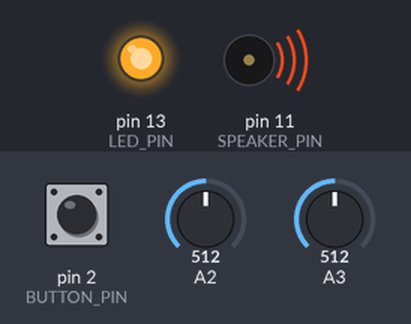
This sketch was run on a simulated Arduino Uno, built with avr-gcc and run on an emulated ATmega328P. Parts: output pins drawn as LEDs (lit = HIGH), buzzer (waves = sounding). Dashed ring = blinking. The inputs (shaded band) are chosen by the test bench; at power-on: pin 2 (BUTTON_PIN) HIGH, A3 = 512, A2 = 512. Random numbers use the default seed unless the sketch sets one.

Above: at 1.2 s.
1.3 s: pin 2 (BUTTON_PIN) pulled LOW for 0.15 s
At 2.9 s:
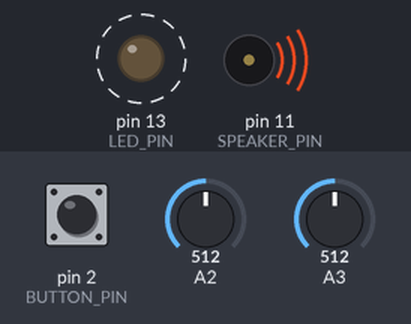
4.4 s: A3 set to 900
7.4 s: pin 2 (BUTTON_PIN) pulled LOW for 1 s
At 9.5 s:
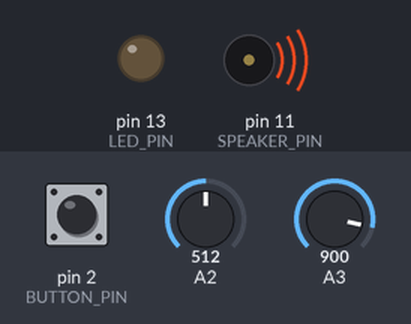
Timing chart, 0 to 16.4 s (numbered marks = the images above; inputs shaded):
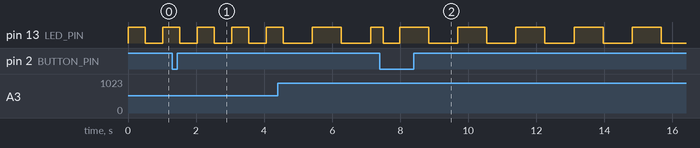

Measured:
- by itself, pin 13 (LED_PIN): repeats every 1.7 s: HIGH 0.85 s, LOW 0.85 s

The sketch:

Raindrops_Ping_v.03_better_button.ino
```cpp
#define SAMPLE_RATE 22050
#define LED_PIN     13
#define LED_PORT    PORTB
#define LED_BIT     5
#define SPEAKER_PIN 11
#define BUTTON_PIN  2    // Button pin

uint8_t out;
int16_t lp1, lp2, bp2, lowns, sah, rndm, lfrt;
uint16_t phase = 0;
uint16_t coarsePitch = 1;
float finePitch = 0.0;
bool funMode = false;     // Track which mode we're in
bool lastButtonState = HIGH;
bool buttonState;
unsigned long lastDebounceTime = 0;
unsigned long debounceDelay = 50;    // Debounce time in milliseconds


ISR(TIMER1_COMPA_vect) {

    // Use a knob to control the rhythm (lfrt reset value)
    uint16_t rhythmControl = map(analogRead(3), 0, 1023, 100, 2000);

    // Use pot to control the pitch (phase increment)
    coarsePitch = map(analogRead(2), 0, 1023, 25, 1000);
    finePitch = coarsePitch / 100.0;

    rndm = rand();

    if (lfrt-- == 0) {
        lfrt = rhythmControl;
        sah = rndm;
        LED_PORT ^= 1 << LED_BIT;
    }

    // Mix oscillator with noise for interesting textures
    bp2 = (sah/4 - bp2/32 - lp2) / finePitch + bp2; //finally!

 // Switch between modes based on button state
    if (funMode) {
        lp2 = bp2/2 + lp2 + sah;  // Fun mode
    } else {
        lp2 = bp2/2 + lp2;        // Normal mode
    }

    lowns += (rndm-lowns) / 64;
    lp1 += (rndm/32 - lp1) / 32;

    // Emphasize the sample-and-hold effect
    int16_t burst = (sah - 16384) / 128;

    // Mix everything together
    out = 128 + ((bp2/2 + burst + lowns/64 + lp1/64) / 32);

    OCR2A = 0xff & out;
}

void startPlayback()
{
    pinMode(SPEAKER_PIN, OUTPUT);
    pinMode(LED_PIN, OUTPUT);

    // Use internal clock (datasheet p.160)
    ASSR &= ~(_BV(EXCLK) | _BV(AS2));

    // Set fast PWM mode  (p.157)
    TCCR2A |= _BV(WGM21) | _BV(WGM20);
    TCCR2B &= ~_BV(WGM22);

    // Do non-inverting PWM on pin OC2A (p.155)
    // On the Arduino this is pin 11.
    TCCR2A = (TCCR2A | _BV(COM2A1)) & ~_BV(COM2A0);
    TCCR2A &= ~(_BV(COM2B1) | _BV(COM2B0));
    // No prescaler (p.158)
    TCCR2B = (TCCR2B & ~(_BV(CS12) | _BV(CS11))) | _BV(CS10);

    // Set initial pulse width to the first sample.
    OCR2A = 0;

    // Set up Timer 1 to send a sample every interrupt.
    cli();

    // Set CTC mode (Clear Timer on Compare Match) (p.133)
    // Have to set OCR1A *after*, otherwise it gets reset to 0!
    TCCR1B = (TCCR1B & ~_BV(WGM13)) | _BV(WGM12);
    TCCR1A = TCCR1A & ~(_BV(WGM11) | _BV(WGM10));

    // No prescaler (p.134)
    TCCR1B = (TCCR1B & ~(_BV(CS12) | _BV(CS11))) | _BV(CS10);

    // Set the compare register (OCR1A).
    // OCR1A is a 16-bit register, so we have to do this with
    // interrupts disabled to be safe.
    OCR1A = F_CPU / SAMPLE_RATE;    // 16e6 / 8000 = 2000

    // Enable interrupt when TCNT1 == OCR1A (p.136)
    TIMSK1 |= _BV(OCIE1A);

    sei();
}

void stopPlayback()
{
    // Disable playback per-sample interrupt.
    TIMSK1 &= ~_BV(OCIE1A);

    // Disable the per-sample timer completely.
    TCCR1B &= ~_BV(CS10);

    // Disable the PWM timer.
    TCCR2B &= ~_BV(CS10);

    digitalWrite(SPEAKER_PIN, LOW);
}


void handleButton() {
    // Read the button state
    int reading = digitalRead(BUTTON_PIN);

    // Check if the button state has changed
    if (reading != lastButtonState) {
        lastDebounceTime = millis();
    }

    // If enough time has passed, check if the button state has really changed
    if ((millis() - lastDebounceTime) > debounceDelay) {
        if (reading != buttonState) {
            buttonState = reading;

            // If the button is pressed (LOW), toggle the mode
            if (buttonState == LOW) {
                funMode = !funMode;
                digitalWrite(LED_PIN, funMode);  // LED indicates current mode
            }
        }
    }

    lastButtonState = reading;
}


void setup() {
    pinMode(BUTTON_PIN, INPUT);  // Button with internal pullup
    startPlayback();
}

void loop() {
    handleButton();  // Check button state in main loop
}
```
